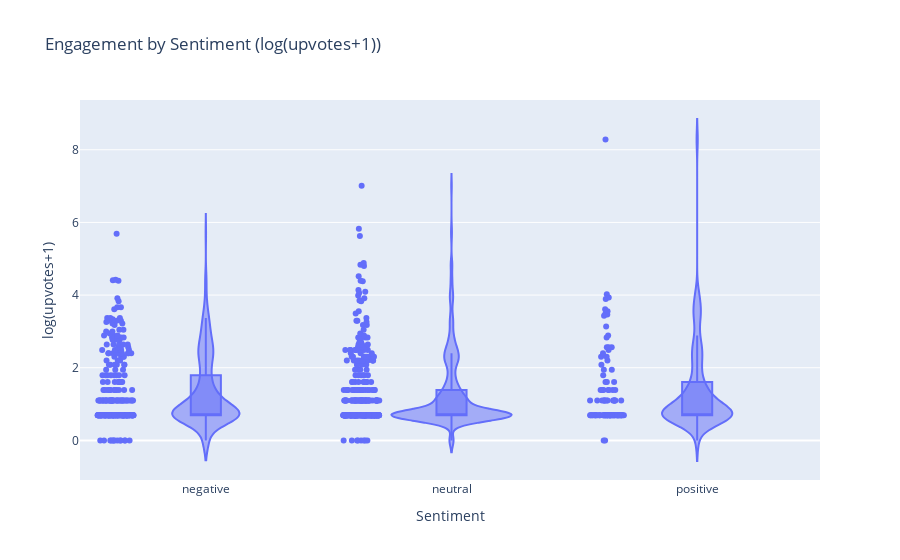

Write notebook code for a chart like this one.
### Code cell
# engagement vs. upvotes in the form a violin plot

import numpy as np
import plotly.express as px

tmp = X.dropna(subset=["upvotes","label_name"]).copy()
tmp["log_upvotes"] = np.log1p(tmp["upvotes"])               # easier readable

fig = px.violin(
    tmp, x="label_name",y="log_upvotes",
    box=True, points="all",
    title="Engagement by Sentiment (log(upvotes+1))",
    labels={"label_name":"Sentiment", "log_upvotes":"log(upvotes+1)"}
)
fig.show()

# insights
# - most posts get low engagement regardless of sentiment as the densest part of all violins is near the bottom
# - engagement is heavy-tailed across all sentiments which means that a small number of posts goes viral
# - positive posts show the most extreme high-engagement outliers

### Figure 1 — Plotly figure (JSON) as saved in the notebook; plotly's stock layout.template omitted (floating-point values rounded to 4 significant figures; data arrays with more than 128 entries replaced by an {"elided": "..."} marker saying what was removed)
{"data": [{"alignmentgroup": "True", "box": {"visible": true}, "hovertemplate": "Sentiment=%{x}<br>log(upvotes+1)=%{y}<extra></extra>", "legendgroup": "", "marker": {"color": "#636efa"}, "name": "", "offsetgroup": "", "orientation": "v", "points": "all", "scalegroup": "True", "showlegend": false, "type": "violin", "x": {"elided": "847 str values"}, "x0": " ", "xaxis": "x", "y": {"elided": "847 float values"}, "y0": " ", "yaxis": "y"}], "layout": {"legend": {"tracegroupgap": 0}, "title": {"text": "Engagement by Sentiment (log(upvotes+1))"}, "violinmode": "group", "xaxis": {"anchor": "y", "domain": [0, 1], "title": {"text": "Sentiment"}}, "yaxis": {"anchor": "x", "domain": [0, 1], "title": {"text": "log(upvotes+1)"}}}}
